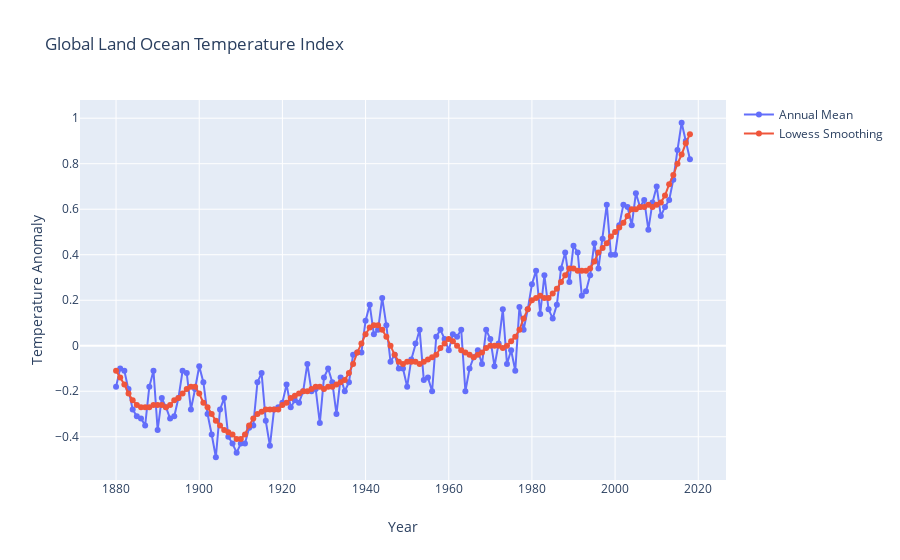

Notebook code for this chart:
### Code cell
init_notebook_mode(connected=True)

trace0 = go.Scatter(
    x = global_temperature_df['Year'],
    y = global_temperature_df['Annual Mean'],
    mode = 'lines+markers',
    name = 'Annual Mean'
)

trace1 = go.Scatter(
    x = global_temperature_df['Year'],
    y = global_temperature_df['Lowess Smoothing'],
    mode = 'lines+markers',
    name = 'Lowess Smoothing'
)

data = [trace0,trace1]
layout = go.Layout(dict(title='Global Land Ocean Temperature Index'),
                   xaxis=dict(title='Year'),
                   yaxis=dict(title='Temperature Anomaly')
)
fig = go.Figure(data=data,layout=layout)
iplot(fig)

### Figure 1 — Plotly figure (JSON) as saved in the notebook; plotly's stock layout.template omitted (floating-point values rounded to 4 significant figures; data arrays with more than 128 entries replaced by an {"elided": "..."} marker saying what was removed)
{"data": [{"mode": "lines+markers", "name": "Annual Mean", "type": "scatter", "x": {"elided": "139 int values"}, "y": {"elided": "139 float values"}}, {"mode": "lines+markers", "name": "Lowess Smoothing", "type": "scatter", "x": {"elided": "139 int values"}, "y": {"elided": "139 float values"}}], "layout": {"title": {"text": "Global Land Ocean Temperature Index"}, "xaxis": {"title": {"text": "Year"}}, "yaxis": {"title": {"text": "Temperature Anomaly"}}}}
